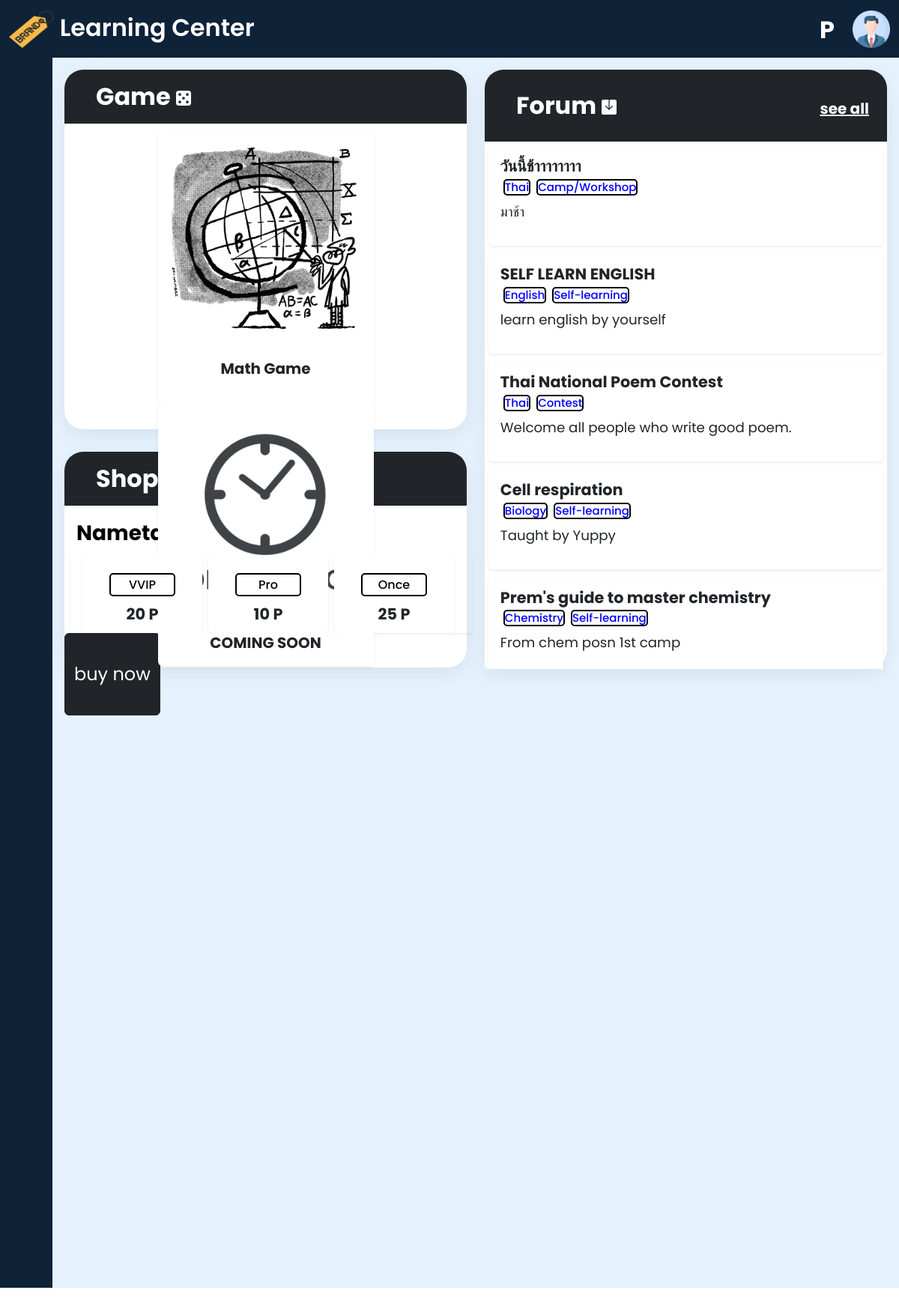
The app's page /index.php (signed in) with its own data.
### tables this page shows
CREATE TABLE `item` (
  `id_item` int(11) NOT NULL,
  `detail` text NOT NULL,
  `price` int(11) NOT NULL,
  `status` int(11) NOT NULL
);

CREATE TABLE `post` (
  `id_post` int(11) NOT NULL,
  `user_post` int(11) NOT NULL,
  `category` text NOT NULL,
  `sub_category` text NOT NULL,
  `title` text NOT NULL,
  `descript` text NOT NULL,
  `content` text NOT NULL,
  `date_post` datetime NOT NULL DEFAULT current_timestamp(),
  `written_date_post` datetime NOT NULL,
  `status` int(11) NOT NULL
);

### index.php (the view, shortened to what this page needs)
<!DOCTYPE html>
<html lang="en">
	<head>
		<link href="https://cdn.lineicons.com/4.0/lineicons.css" rel="stylesheet" />
		<link href="https://cdn.jsdelivr.net/npm/bootstrap@5.3.0-alpha3/dist/css/bootstrap.min.css" rel="stylesheet"
>
			<link rel="stylesheet" href="style.css">
</head>
	<body>
			<?php
				include('header.php');
				include('config.php');
				$query = mysqli_query($con, "SELECT * FROM item WHERE status = 1");
			 ?>
				<div class="main p-3" style="background-color: #e6f3ff;">
					<div class="row">
						<div class="col-md-6">
							<div class="row">
								<div class="col-md-12 " >
									<div class="mm" style="height:30rem;" >
										<div class="p-1 bg-dark mb-2 " style="border-top-left-radius: 25px;border-top-right-radius: 25px;">
											<div class="d-flex" style="padding-left: 30px;">
												<div class="p-2" style="color: white;">
													Game
												</div>
											</div>
										</div>
										<div class="row">
											<div class="col">
												<div class="d-flex d-flex justify-content-center">
													<div class="card shadow-sm border-0" style="width: 18rem;">
														<img class="card-img-top" src="./brand/Math.png" alt="Card image cap" >
														<div class="card-body" style="font-size: 20px;">
															<p class="card-text">Math Game</p>
														</div>
													</div>
												</div>
											</div>
											<div class="col">
												<div class="d-flex d-flex justify-content-center">
													<div class="card shadow-sm border-0" style="width: 18rem;">
														<img class="card-img-top" src="./brand/ComingSoon.png" alt="Card image cap">
														<div class="card-body" style="font-size: 20px;">
															<p class="card-text">COMING SOON</p>
														</div>
													</div>
												</div>
											</div>
										</div>
									</div>
								</div>
							</div>
							<div class="row">
								<div class="col-md-12" style="padding-top: 30px; ">
									<div class="mm" style="height:18rem">
										<div class="p-1 bg-dark mb-2 " style="border-top-left-radius: 25px;border-top-right-radius: 25px;">
											<div class="d-flex" style="padding-left: 30px;">
												<div class="p-2" style="color: white;">
													 Shop
											</div>
										</div>
									</div>
									<div class="row p-2 mx-2" style="font-size: 1.75rem;">
										Nametags
									</div>
									<div class="container-fluid">
										<div class="row">
											<div class="row flex-nowrap overflow-auto mx-2 shadow-sm border-0" style="width: 40rem;">
												<?php
										 		while ($data = mysqli_fetch_array($query)) {
										 			echo '
													<div class="card text-center mx-1 shadow-sm border-0" style="width: 10rem; height: 6.5rem;">
														<div class="card-body p-2">
															<div class="text-center">
																<div class="card-body">
																	<h5 class="me p-1" style="font-size: 1rem;">'.$data['detail'].'</h5>
																	<p class="card-text" style="font-size: 1.3rem;"> '.$data['price'].' P</p>
																</div>
															</div>
														</div>
													</div>
											 		';
										 		}
										 		?>
											</div>
												<a href="shop.php" class="btn btn-dark" style="font-size: 1.5rem; color: white; display: table-cell;vertical-align: middle; width: auto;line-height: 6rem;">
													buy now
												</a>
										</div>
									</div>
								</div>
							</div>
						</div>
					</div>
					<div class="col-md-6">
						<div class="mm " style=" height:auto; border-bottom-left-radius: 5px;">
							<div class="p-3 bg-dark text-white " style="border-top-left-radius: 25px;border-top-right-radius: 25px;">
								<div class="row">
									<div class="d-flex justify-content-between" style="padding-left: 30px;">
										<div class="p-2">Forum </div>
										<div class="p-2">
											<a href="forum.php" style="font-size: 20px; color: white; text-decoration: underline;">
												see all
											</a>
										</div>
									</div>
								</div>
							</div>
							<div class="d-flex flex-column overflow-auto " style="height:44rem">
								<?php
									$query_forum = mysqli_query($con, "SELECT * FROM post WHERE status = 1 ORDER BY date_post DESC");
								?>
								<?php
						 		$b = array('None', 'Thai', 'Social studies', 'English', 'Math', 'Physics', 'Chemistry', 'Biology', 'Computer', 'Design', 'Business and Marketing', 'Psychology', 'Foreign languages', 'cinco');
						 		$c = array('None', 'Self-learning', 'Contest', 'Camp/Workshop', 'Exhibition');
						 		while ($data = mysqli_fetch_array($query_forum)) {
						 			echo '
							 		<div class="card shadow-sm border-0" style="width: auto;margin: 0.15em;">
										<div class="card-body ">
											<h5 class="card-title d-flex" style="font-size:1.3rem ; font-weight: bold; ">'.$data['title'].'</h5>
											<h6 class="card-subtitle mb-2 text-muted d-flex ">
											<div class="me mx-1" style="font-size: 15px; color: blue;">
												'.$b[max((int)$data['category'], 0)].'
											</div>
											<div class="me mx-1" style="font-size: 15px; color: blue;">
												'.$c[max((int)$data['sub_category'], 0)].'
											</div>
											</h6>
											<p class="card-text d-flex" style="font-size:1.14rem ;font-weight: normal;">'.$data['descript'].'</p>
											<a href="info.php?id_post='.$data['id_post'].'" class="stretched-link"></a>
										</div>
									</div>
							 		';
						 		}
						 		?>
								<br/>
								<br/>
								<br/>
								<br/>
								<br/>
							</div>
						</div>
					</div>
				</div>
			</div>
		</div>
	</body>
</html>

### header.php (shortened to what this page needs)
<?php
$id_user = $_SESSION['id_user'];
include('config.php');
$query = mysqli_query($con, "SELECT * FROM user WHERE id_user = '$id_user'");
$data = mysqli_fetch_array($query);
$point = $data['point'];
 ?>
<nav class="navbar navbar-expand-lg navbar-light " style="background-color: #0e2238;">
				<div class="container-fluid">
					<div class="collapse navbar-collapse" id="navbarTogglerDemo01">
						<a class="navbar-brand" href="index.php" style="color: white;">
							<img src="./brand/branding.png" alt="" width="60" height="50" class="d-inline-block align-text-center" >
							Learning Center
						</a>
						<div class="d-flex">
							<div class="mx-4 mt-2" style="color: white; font-size: 2rem; font-weight: bold;  ">
								<?php echo $point?> P
							</div>
							<a class="navbar-brand" href="profile.php">
								<img src="./brand/3135715.png" alt="" width="50" height="50" class="d-inline-block align-text-top">
							</a>
						</div>
					</div>
				</div>
			</nav>
			<div class="wrapper">
				<aside id="sidebar">
					<div class="d-flex">
						<button class="toggle-btn" type="button">
						</button>
					</div>
					<ul class="sidebar-nav">
						<li class="sidebar-item">
							<a href="profile.php" class="sidebar-link">
							</a>
						</li>
						<li class="sidebar-item">
							<a href="index.php" class="sidebar-link">
							</a>
						</li>
						<li class="sidebar-item">
							<a href="forum.php" class="sidebar-link">
							</a>
						</li>
						<li class="sidebar-item">
							<a href="math_game.php" class="sidebar-link">
							</a>
						</li>
						<li class="sidebar-item">
							<a href="shop.php" class="sidebar-link">
							</a>
						</li>
					</ul>
					<div class="sidebar-footer">
						<a href="logout.php" class="sidebar-link">
						</a>
					</div>
				</aside>

### style.css (style rules this page uses)
a { text-decoration: none; }
li { list-style: none; }
body { font-family: 'Poppins', sans-serif; }
.wrapper { display: flex; }
.mm { border-radius:25px; color:black; font-size: 2rem; font-weight: bold; text-align:center; background-color: white; box-shadow: rgba(149, 157, 165, 0.2) 0px 8px 24px; }
.me { border-radius:5px; border:2px solid black; color:black; background-color: white;; }
.main { min-height: 93vh; width: 100%; overflow: hidden; transition: all 0.35s ease-in-out; background-color: #fafbfe; }
#sidebar { width: 70px; min-width: 70px; z-index: 1000; transition: all .25s ease-in-out; background-color: #0e2238; display: flex; flex-direction: column; padding-top: 2rem; }
.toggle-btn { background-color: transparent; cursor: pointer; border: 0; padding: 1rem 1.5rem; }
.sidebar-nav { padding: 2rem 0; flex: 1 1 auto; }
a.sidebar-link { padding: 1.625rem 1.625rem; color: #FFF; display: block; font-size: 0.9rem; white-space: nowrap; border-left: 3px solid transparent; }
.sidebar-item { position: relative; }
.navbar-brand { margin: auto 0; color: #FFF; font-size: 2rem; font-weight: 600; }
* { margin: 0px; padding: 0px; list-style: none; }
img { max-width: 100%; }
a { text-decoration: none; outline: none; color: #444; }
ul { margin-bottom: 0; padding-left: 0; }
ol,ul { margin:0px; padding:0px; }

### records on screen
item: detail "VVIP", price "20"
item: detail "Pro", price "10"
item: detail "Once", price "25"
post: title "วันนี้ช้าาาาาาาา", category "Thai", sub_category "Camp/Workshop", descript "มาช้า"
post: title "SELF LEARN ENGLISH", category "English", sub_category "Self-learning", descript "learn english by yourself"
post: title "Thai National Poem Contest", category "Thai", sub_category "Contest", descript "Welcome all people who write good poem."
post: title "Cell respiration", category "Biology", sub_category "Self-learning", descript "Taught by Yuppy"
post: title "Prem's guide to master chemistry", category "Chemistry", sub_category "Self-learning", descript "From chem posn 1st camp"
